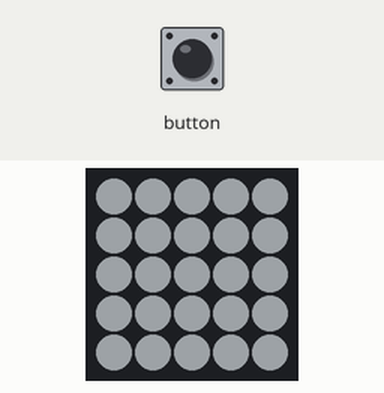
Simulated run of this sketch. Board: ESP32. Shown: 5×5 RGB LED matrix (first LED top left, wired row by row). The inputs (shaded band) are chosen by the test bench. Dim RGB values are drawn brighter than linear.

Above: at 1.2 s.
1.3 s: button pressed for 0.15 s
At 2.0 s:
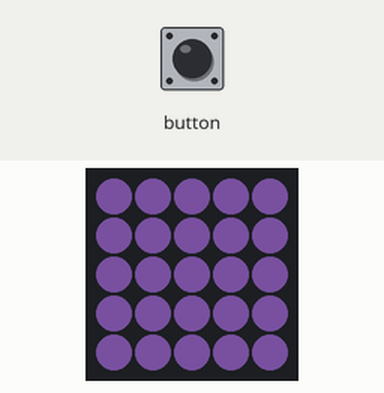
2.9 s: button pressed for 1 s
5.4 s: button pressed for 0.15 s
At 6.5 s:
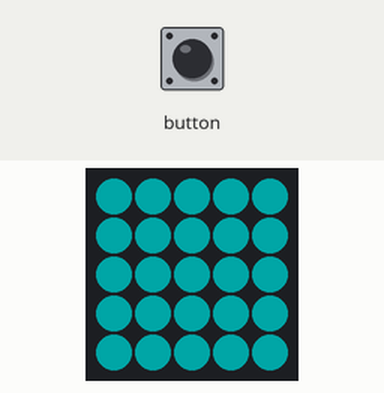
7.0 s: button pressed for 3.2 s
At 7.8 s:
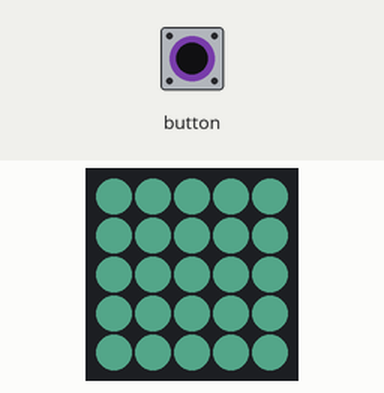
11.7 s: button pulsed LOW 5 times (0.12 s each, 0.3 s apart)
At 13.8 s:
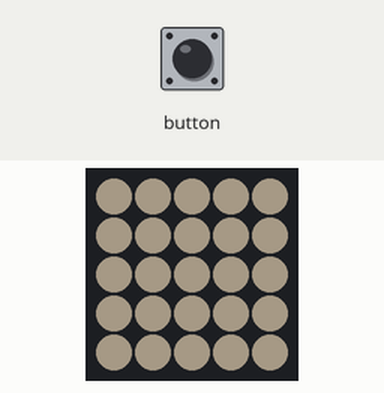
14.7 s: button pressed for 0.15 s
At 15.2 s:
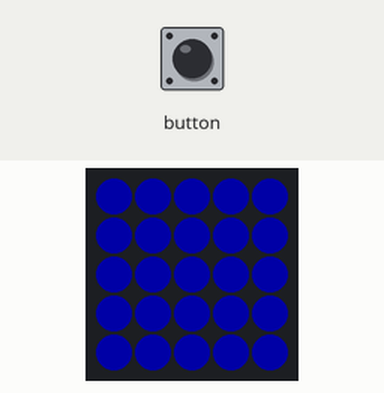
Timing chart, 0 to 17.3 s (numbered marks = the images above; inputs shaded):
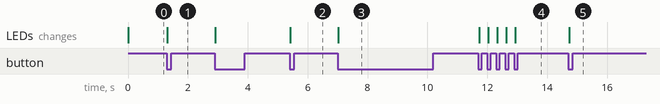

Measured:
- after the input at 1.3 s, the LEDs: change at once (image 1)
- after the input at 5.4 s, the LEDs: change at once (image 2)
- after the input at 7.0 s, the LEDs: change at once (image 3)
- after the input at 11.7 s, the LEDs: first change at once (image 4 shows a later state)
- after the input at 14.7 s, the LEDs: change at once (image 5)

The sketch:

m5_timer.ino
```cpp
#include "M5Atom.h"
#define MAX_T 24

int color_idx = 0;
CRGB colors[] = {
         0xF0F8FF,
         0x9966CC,
         0xFAEBD7,
         0x00FFFF,
         0x7FFFD4,
         0xF0FFFF,
         0xF5F5DC,
         0xFFE4C4,
         0x000000,
         0xFFEBCD,
         0x0000FF,
         0x8A2BE2,
         0xA52A2A,
         0xDEB887,
         0x5F9EA0,
         0x7FFF00,
         0xD2691E,
         0xFF7F50,
         0x6495ED,
         0xFFF8DC,
         0xDC143C,
         0x00FFFF,
         0x00008B,
         0x008B8B,
         0xB8860B,
         0xA9A9A9,
         0xA9A9A9,
         0x006400,
         0xBDB76B,
         0x8B008B,
         0x556B2F,
         0xFF8C00,
         0x9932CC,
         0x8B0000,
         0xE9967A,
         0x8FBC8F,
         0x483D8B,
         0x2F4F4F,
         0x2F4F4F,
         0x00CED1,
         0x9400D3,
         0xFF1493,
         0x00BFFF,
         0x696969,
         0x696969,
         0x1E90FF,
         0xB22222,
         0xFFFAF0,
         0x228B22,
         0xFF00FF,
         0xDCDCDC,
         0xF8F8FF,
         0xFFD700,
         0xDAA520,
         0x808080,
         0x808080,
         0x008000,
         0xADFF2F,
         0xF0FFF0,
         0xFF69B4,
         0xCD5C5C,
         0x4B0082,
         0xFFFFF0,
         0xF0E68C,
         0xE6E6FA,
         0xFFF0F5,
         0x7CFC00,
         0xFFFACD,
         0xADD8E6,
         0xF08080,
         0xE0FFFF,
         0xFAFAD2,
         0x90EE90,
         0xD3D3D3,
         0xFFB6C1,
         0xFFA07A,
         0x20B2AA,
         0x87CEFA,
         0x778899,
         0x778899,
         0xB0C4DE,
         0xFFFFE0,
         0x00FF00,
         0x32CD32,
         0xFAF0E6,
         0xFF00FF,
         0x800000,
         0x66CDAA,
         0x0000CD,
         0xBA55D3,
         0x9370DB,
         0x3CB371,
         0x7B68EE,
         0x00FA9A,
         0x48D1CC,
         0xC71585,
         0x191970,
         0xF5FFFA,
         0xFFE4E1,
         0xFFE4B5,
         0xFFDEAD,
         0x000080,
         0xFDF5E6,
         0x808000,
         0x6B8E23,
         0xFFA500,
         0xFF4500,
         0xDA70D6,
         0xEEE8AA,
         0x98FB98,
         0xAFEEEE,
         0xDB7093,
         0xFFEFD5,
         0xFFDAB9,
         0xCD853F,
         0xFFC0CB,
         0xCC5533,
         0xDDA0DD,
         0xB0E0E6,
         0x800080,
         0xFF0000,
         0xBC8F8F,
         0x4169E1,
         0x8B4513,
         0xFA8072,
         0xF4A460,
         0x2E8B57,
         0xFFF5EE,
         0xA0522D,
         0xC0C0C0,
         0x87CEEB,
         0x6A5ACD,
         0x708090,
         0x708090,
         0xFFFAFA,
         0x00FF7F,
         0x4682B4,
         0xD2B48C,
         0x008080,
         0xD8BFD8,
         0xFF6347,
         0x40E0D0,
         0xEE82EE,
         0xF5DEB3,
         0xFFFFFF,
         0xF5F5F5,
         0xFFFF00,
         0x9ACD32,
         0xFFE42D,
         0xFFE42D
};

unsigned long duration;
void reset_duration() {
  duration = millis();
}
bool delta_duration(unsigned long delta) {
  return millis() - duration > delta;
}

uint8_t counter;

void reset_counter() {
  reset_duration();
  M5.dis.fillpix(colors[color_idx]);

  color_idx++;
  counter = MAX_T;

  if (color_idx > sizeof(colors)/sizeof(colors[0]) - 1) color_idx = 0;
}

void decrease_counter() {
  reset_duration();
  M5.dis.drawpix(counter, 0x000000);

  if (counter > 0) {
    counter--;
  }
}

void setup() {
    M5.begin(false, false, true);
    delay(10);
    reset_counter();
}

void loop() {
    delay(100);
    M5.update();

    if (M5.Btn.wasPressed()) return reset_counter();
    if (delta_duration(1000 * 60)) return decrease_counter();
}
```
